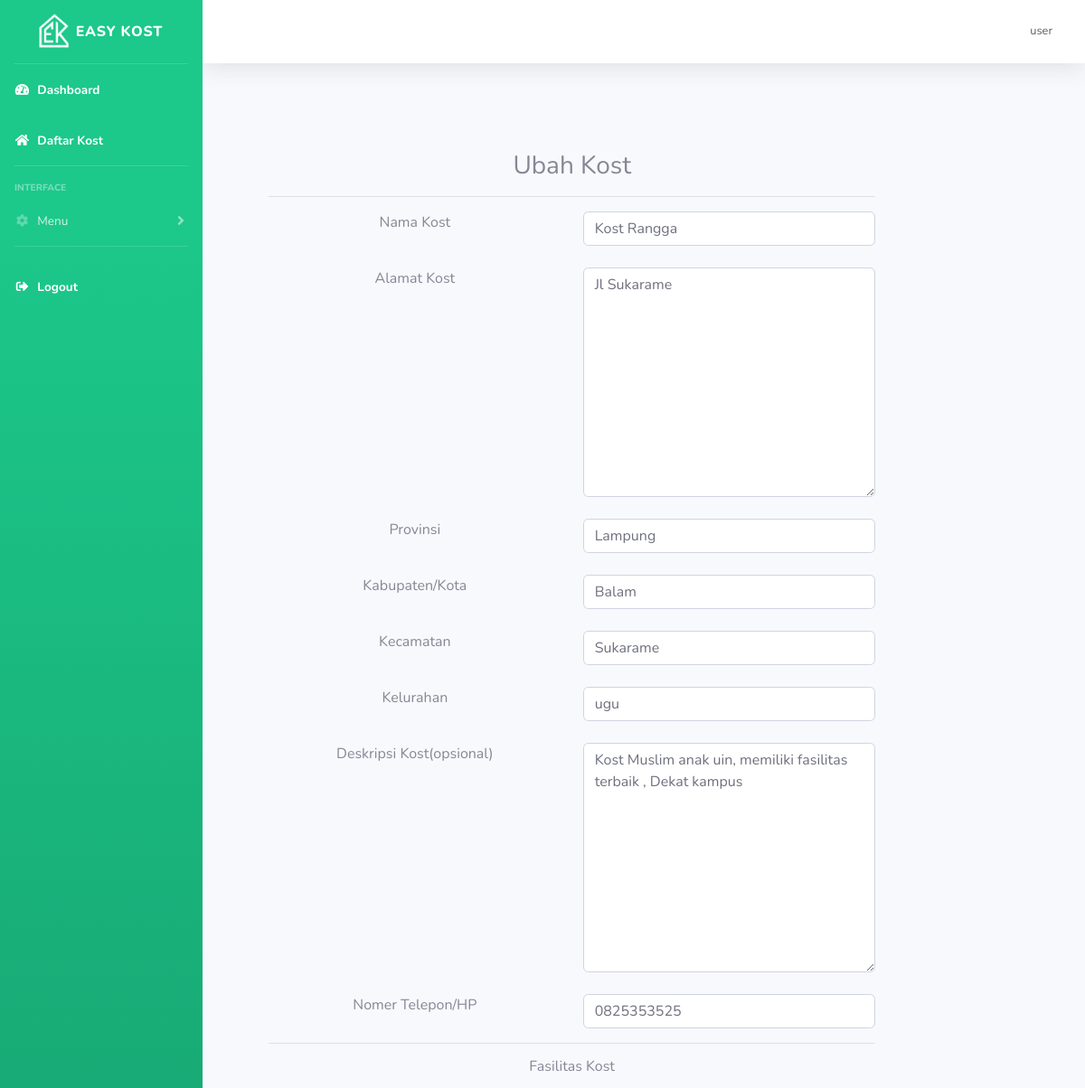
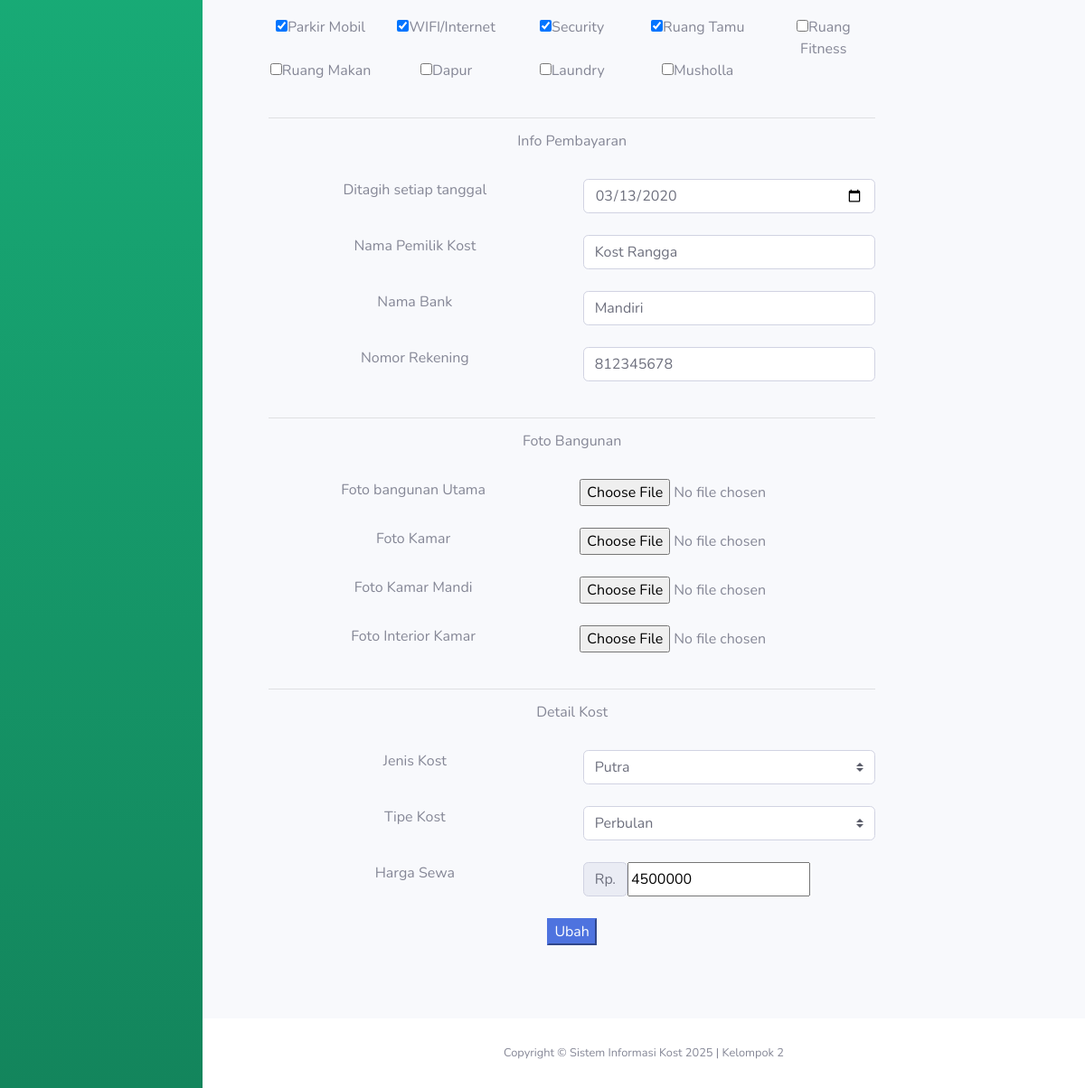
Screenshot of /kost/properti-edit.php?id_kost=4 (signed in) with the database file from the repository (2 pictures, top to bottom).
### tables this page shows
CREATE TABLE `kost` (
  `id_kost` int(11) NOT NULL,
  `nama_kost` varchar(255) NOT NULL,
  `tipe_kost` varchar(255) NOT NULL,
  `jenis_kost` varchar(255) NOT NULL,
  `jumlah_kamar` int(11) NOT NULL,
  `tanggal_tagih` date NOT NULL,
  `nama_pemilik` text NOT NULL,
  `nama_bank` text NOT NULL,
  `no_rekening` int(11) NOT NULL,
  `foto_bangunan_utama` varchar(255) NOT NULL,
  `foto_kamar` varchar(255) NOT NULL,
  `foto_kamar_mandi` varchar(255) NOT NULL,
  `foto_interior` varchar(255) NOT NULL,
  `provinsi` varchar(25) NOT NULL,
  `kota` varchar(25) NOT NULL,
  `kecamatan` varchar(25) NOT NULL,
  `kelurahan` varchar(25) NOT NULL,
  `alamat` varchar(255) NOT NULL,
  `harga_sewa` int(11) NOT NULL,
  `kontak` varchar(255) NOT NULL,
  `deskripsi` text NOT NULL,
  `id_pemilik` int(11) NOT NULL,
  `fasilitas_kost` text NOT NULL
);

### kost/properti-edit.php (the view, shortened to what this page needs)
<?php
include 'template/header.php';
$id_kost = $_GET['id_kost'];
$query = "SELECT * FROM kost WHERE id_kost='$id_kost'";
$data_2 = mysqli_query($koneksi, $query);
$d = mysqli_fetch_array($data_2);
$o = explode(', ', $d['fasilitas_kost']);
?>
<div class="container">
  <div class="row">
    <div class="col-md-10">
      <form class="text-center border border-light p-5" action="php/properti-edit_proses.php?id_kost=<?php echo $d['id_kost']; ?>" method="post" enctype="multipart/form-data">
        <h3>Ubah Kost</h3>
        <hr>
        <div class="form-group">
          <div class="row">
            <div class="col"><label for="namakost">Nama Kost </label></div>
            <div class="col"> <input type="text" name="nama_kost" id="nama_kost" class="form-control" value="<?php echo $d['nama_kost'] ?>"></div>
          </div>
          <br>
          <div class="row">
            <div class="col"><label for="alamat">Alamat Kost</label></div>
            <div class="col"><textarea class="form-control" name="alamat" id="alamat" cols="30" rows="10" placeholder="Masukan alamat kost anda"><?php echo $d['alamat'] ?></textarea></div>
          </div>
          <br>
          <div class="row">
            <div class="col"><label for="provinsi">Provinsi</label></div>
            <div class="col"> <input value="<?php echo $d['provinsi'] ?>" type="text" name="provinsi" id="provinsi" class="form-control"></div>
          </div>
          <br>
          <div class="row">
            <div class="col"><label for="kota">Kabupaten/Kota</label></div>
            <div class="col"> <input value="<?php echo $d['kota'] ?>" type="text" name="kota" id="kota" class="form-control"></div>
          </div>
          <br>
          <div class="row">
            <div class="col"><label for="kecamatan">Kecamatan</label></div>
            <div class="col"> <input value="<?php echo $d['kecamatan'] ?>" type="text" name="kecamatan" id="kecamatan" class="form-control"></div>
          </div>
          <br>
          <div class="row">
            <div class="col"><label for="kelurahan">Kelurahan</label></div>
            <div class="col"> <input value="<?php echo $d['kelurahan'] ?>" type="text" name="kelurahan" id="kelurahan" class="form-control"></div>
          </div>
          <br>
          <div class="row">
            <div class="col"><label for="deskripsi">Deskripsi Kost(opsional)</label></div>
            <div class="col"><textarea class="form-control" name="deskripsi" id="deskripsi" cols="30" rows="10" placeholder="Masukan deskripsi kost anda"><?php echo $d['deskripsi'] ?></textarea></div>
          </div>
          <br>
          <div class="row">
            <div class="col"><label for="kontak">Nomer Telepon/HP</label></div>
            <div class="col"><input type="text" name="kontak" id="kontak" class="form-control" value="<?php echo $d['kontak'] ?>"></div>
          </div>
          <hr>
          <h6>Fasilitas Kost</h6>
          <br>
          <div class="row">
            <div class="col"><input type="checkbox" name="fasilitas[]" value="Parkir Mobil" <?php in_array('Parkir Mobil', $o) ? print 'checked' : '' ?>>Parkir Mobil</div>
            <div class="col"><input type="checkbox" name="fasilitas[]" value="WIFI/Internet" <?php in_array('WIFI/Internet', $o) ? print 'checked' : '' ?>>WIFI/Internet</div>
            <div class="col"><input type="checkbox" name="fasilitas[]" value="Security" <?php in_array('Security', $o) ? print 'checked' : '' ?>>Security</div>
            <div class="col"><input type="checkbox" name="fasilitas[]" value="Ruang Tamu" <?php in_array('Ruang Tamu', $o) ? print 'checked' : '' ?>>Ruang Tamu</div>
            <div class="col"><input type="checkbox" name="fasilitas[]" value="Ruang Fitness" <?php in_array('Ruang Fitness', $o) ? print 'checked' : '' ?>>Ruang Fitness</div>
          </div>
          <div class="row">
            <div class="col"><input type="checkbox" name="fasilitas[]" value="Ruang Makan" <?php in_array('Ruang Makan', $o) ? print 'checked' : '' ?>>Ruang Makan</div>
            <div class="col"><input type="checkbox" name="fasilitas[]" value="Dapur" <?php in_array('Dapur', $o) ? print 'checked' : '' ?>>Dapur</div>
            <div class="col"><input type="checkbox" name="fasilitas[]" value="Laundry" <?php in_array('Laundry', $o) ? print 'checked' : '' ?>>Laundry</div>
            <div class="col"><input type="checkbox" name="fasilitas[]" value="Musholla" <?php in_array('Musholla', $o) ? print 'checked' : '' ?>>Musholla</div>
            <div class="col"></div>
          </div>
          <br>
          <hr>
          <h6>Info Pembayaran</h6>
          <br>
          <div class="row">
            <div class="col"><label for="tanggal">Ditagih setiap tanggal</label></div>
            <div class="col">
              <input value="<?php echo $d['tanggal_tagih'] ?>" type="date" class="form-control" name="tanggal_tagih" id="tanggal_tagih">
            </div>
          </div>
          <br>
          <div class="row">
            <div class="col"><label for="pemilik">Nama Pemilik Kost</label></div>
            <div class="col"><input value="<?php echo $d['nama_pemilik'] ?>" class="form-control" type="text" name="nama_pemilik" id="nama_pemilik"></div>
          </div>
          <br>
          <div class="row">
            <div class="col"><label for="nama_bank">Nama Bank</label></div>
            <div class="col"><input value="<?php echo $d['nama_bank'] ?>" class="form-control" type="text" name="nama_bank" id="nama_bank"></div>
          </div>
          <br>
          <div class="row">
            <div class="col"><label for="rekening">Nomor Rekening</label></div>
            <div class="col"><input value="<?php echo $d['no_rekening'] ?>" type="number" name="no_rekening" id="no_rekening" class="form-control"></div>
          </div>
          <br>
          <hr>
          <h6>Foto Bangunan</h6>
          <br>
          <div class="row">
            <div class="col">Foto bangunan Utama</div>
            <div class="col"><input value="<?php echo $d['foto_bangunan_utama'] ?>" type="file" name="foto_bangunan_utama" id="bangunan_utama"></div>
          </div>
          <br>
          <div class="row">
            <div class="col">Foto Kamar</div>
            <div class="col"><input value="<?php echo $d['foto_kamar'] ?>" type="file" name="foto_kamar" id="foto_kamar"></div>
          </div>
          <br>
          <div class="row">
            <div class="col">Foto Kamar Mandi</div>
            <div class="col"><input value="<?php echo $d['foto_kamar_mandi'] ?>" type="file" name="foto_kamar_mandi" id="foto_kamar_mandi"></div>
          </div>
          <br>
          <div class="row">
            <div class="col">Foto Interior Kamar</div>
            <div class="col"><input value="<?php echo $d['foto_interior'] ?>" type="file" name="foto_interior" id="foto_interior"></div>
          </div>
          <br>
          <hr>
          <h6>Detail Kost</h6>
          <br>
          <div class="row">
            <div class="col"><label for="jenis">Jenis Kost</label></div>
            <div class="col">
              <select name="jenis_kost" id="jenis_kost" class="custom-select">
                <option selected hidden value="<?php echo $d['jenis_kost'] ?>"><?php echo $d['jenis_kost'] ?></option>
              </select>
            </div>
          </div>
          <br>
          <div class="row">
            <div class="col"><label for="tipe">Tipe Kost</label></div>
            <div class="col">
              <select name="tipe_kost" id="tipe_kost" class="custom-select">
                <option selected hidden value="<?php echo $d['tipe_kost'] ?>">Perbulan</option>
              </select>
            </div>
          </div>
          <br>
          <div class="row">
            <div class="col"><label for="harga_sewa">Harga Sewa</label></div>
            <div class="col">
              <div class="input-group-prepend">
                <span class="input-group-text">Rp.</span>
                <input value="<?php echo $d['harga_sewa'] ?>" type="text" name="harga_sewa" id="harga_sewa">
              </div>
            </div>
          </div>
          <br>
          <div class="col">
            <button type="submit" class="btn-primary" name="ubah">Ubah</button>
          </div>
        </div>
      </form>
    </div>
  </div>
</div>
<?php
include 'template/footer.php';
?>

### rows the page displays
kost: nama_kost "Kost Rangga", alamat "Jl Sukarame", provinsi "Lampung", kota "Balam", kecamatan "Sukarame", kelurahan "ugu", deskripsi "Kost Muslim anak uin, memiliki fasilitas terbaik , Dekat kampus", kontak "0825353525", tanggal_tagih "03/13/2020", nama_pemilik "Kost Rangga", nama_bank "Mandiri", no_rekening "812345678", jenis_kost "Putra", harga_sewa "4500000"

### other values shown
$_SESSION['username'] "user"
